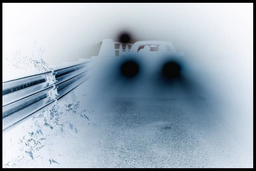
#> input picture src/exercise/image/savedImg.png, 256 x 171 px, shrunk from 640 x 427 before the run, found by its file name
$ python t2.py
#> lines starting #> are read from the running program, lines starting #| are printed output that depends on the picture; after the words box and inside, x2 and y2 are one past the last pixel; in counts of white or black regions, pixels touching at a corner belong together

import numpy as np
import cv2 as c


savePath = "image\savedImg.png"
img5 = c.imread(f'{savePath}')
#> img5 is the input picture: shape (171, 256, 3); mean B, G, R 186, 172.7, 157.4

def isEqual(thresh, val):
    for i in range(thresh):
        if(val == i):
            return True
    return False

THRESH = 100
def rendomize(img: c.typing.MatLike):
    (row, col) = img.shape
    for i in range(row):
        for j in range(col):
            arrayBufferSpot = img[i,j]
            if(isEqual(THRESH,arrayBufferSpot)):
                print("arrayBuffer: ", arrayBufferSpot)
                img[i,j] = 0
                # pass
            else:
                img[i,j] = 255
                pass


img = c.imread("image\glare.jpg")
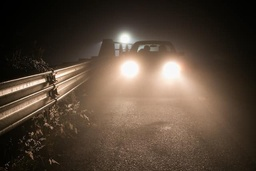
#> input picture src/exercise/image/glare.jpg, 256 x 171 px, shrunk from 640 x 427 before the run, found by its file name
#> img is the input picture: shape (171, 256, 3); mean B, G, R 56.6, 70.3, 85.9
kernel = np.ones((5, 5), np.uint16)
imgErcode = c.erode(img5,kernel)
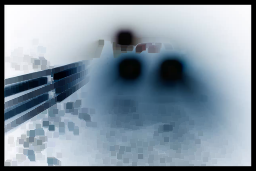
#> imgErcode: shape (171, 256, 3); mean B, G, R 161.9, 149, 133.6
gray = c.cvtColor(imgErcode, c.COLOR_BGR2GRAY)
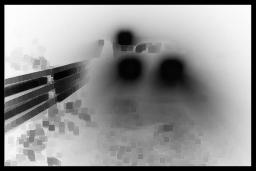
#> gray: shape (171, 256); min 0, max 254, mean 145.9
rendomize(gray)
#> after the loop in rendomize, `for i in range(row):`:
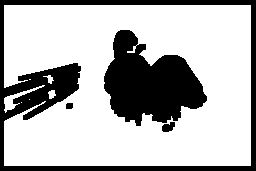
#> img: shape (171, 256); 71.6% white; 4 black regions, box (x1, y1, x2, y2) and area: (0, 0, 256, 171) 6338, (104, 30, 207, 126) 5943, (162, 122, 175, 132) 94, (66, 103, 73, 109) 40
c.imshow("show", gray)
c.waitKey()
